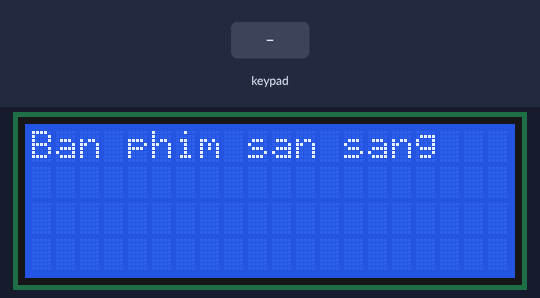
Simulated run of this program. Board: Raspberry Pi Pico running CircuitPython. On the bench: 20×4 character LCD. Inputs (shaded band) come from the test bench. USB keyboard and mouse output is not drawn.

Above: at 1.2 s.
1.3 s: keypad keys 1 2 # pressed 0.4 s apart
At 3.6 s:
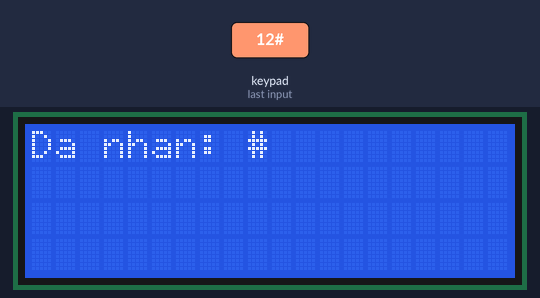
4.0 s: key 'A' pressed
At 5.3 s:
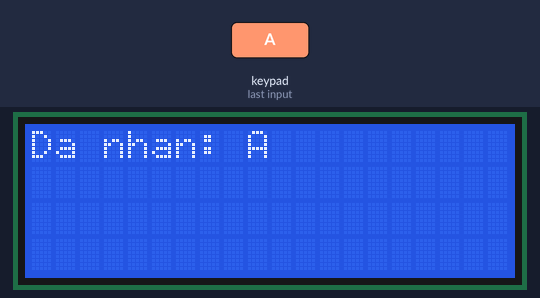
5.6 s: key 'B' pressed
7.2 s: keypad keys 1 2 * pressed 0.4 s apart
At 7.53 s:
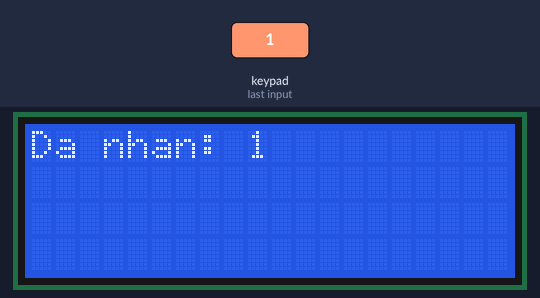
9.9 s: key 'C' pressed
11.5 s: keypad keys 1 2 D pressed 0.4 s apart
At 13.4 s:
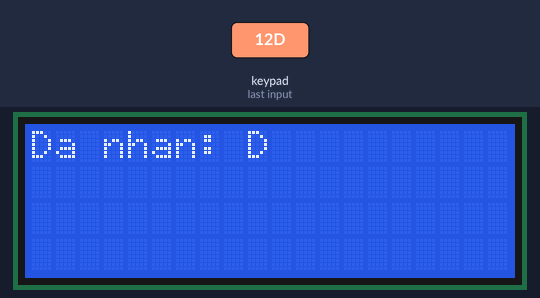
Timing chart, 0 to 14.9 s (numbered marks = the images above; inputs shaded):
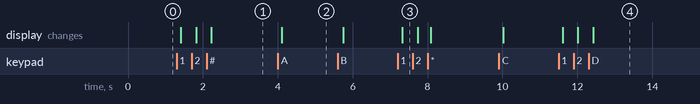

Measured:
- after the input at 1.3 s, the display: first changes after 0.10 s (image 1 shows a later state)
- after the input at 4.0 s, the display: changes after 0.10 s (image 2)
- after the input at 7.2 s, the display: changes after 0.13 s (image 3)
- after the input at 11.5 s, the display: first changes after 0.10 s (image 4 shows a later state)

The program:

B_n_ph_m__a_n_ng___Circuitpython_.py
```python
import board
import digitalio
import time
# Bàn phím
import adafruit_matrixkeypad
# Màn hình
import busio
from lcd.lcd import LCD, CursorMode
from lcd.i2c_pcf8574_interface import I2CPCF8574Interface

# Thêm thư viện adafruit_hid
import usb_hid
from adafruit_hid.keyboard import Keyboard
from adafruit_hid.keycode import Keycode

# Khai báo tình trạng kết nối
    # Bàn phím
cols = [digitalio.DigitalInOut(board.GP9),
        digitalio.DigitalInOut(board.GP8),
        digitalio.DigitalInOut(board.GP7),
        digitalio.DigitalInOut(board.GP6)]

rows = [digitalio.DigitalInOut(board.GP13),
        digitalio.DigitalInOut(board.GP12),
        digitalio.DigitalInOut(board.GP11),
        digitalio.DigitalInOut(board.GP10)]

keys = (('1', '2', '3', 'A'),
        ('4', '5', '6', 'B'),
        ('7', '8', '9', 'C'),
        ('*', '0', '#', 'D')) # Đảm bảo tất cả các khóa ở đây là chuỗi nếu key_map dùng chuỗi

keypad = adafruit_matrixkeypad.Matrix_Keypad(rows, cols, keys)	# Khởi tạo đối tượng Matrix_Keypad
    # Màn hình
i2c_scl = board.GP1
i2c_sda = board.GP0
i2c_address = 0x27
lcd_cols = 20
lcd_rows = 4
i2c = busio.I2C(scl=i2c_scl, sda=i2c_sda)
interface = I2CPCF8574Interface(i2c, i2c_address)
lcd = LCD(interface, num_rows=lcd_rows, num_cols=lcd_cols)
lcd.set_cursor_mode(CursorMode.HIDE)

# Khởi tạo đối tượng bàn phím HID
kbd = Keyboard(usb_hid.devices)

# Ánh xạ các phím với Keycode
# Bạn cần định nghĩa các Keycode phù hợp với nhu cầu của mình
# Ví dụ:
key_map = {
    '1': (Keycode.WINDOWS, Keycode.ONE),	# Mở ứng dụng ở vị trí đầu tiên
    '2': (Keycode.WINDOWS, Keycode.TWO),	# Mở ứng dụng ở vị trí thứ 2
    '3': (Keycode.WINDOWS, Keycode.THREE),	# Mở ứng dụng ở vị trí thứ 3
    'A': (Keycode.WINDOWS, Keycode.ALT, Keycode.R), # Quay/dừng màn hình
    '4': (Keycode.WINDOWS, Keycode.TAB),
    '5': Keycode.F11,	# Toàn màn hình
    '6': (Keycode.CONTROL, Keycode.SHIFT, Keycode.T), # Khôi phục cửa sổ trước
    'B': (Keycode.WINDOWS, Keycode.L),	# Khóa màn hình
    '7': (Keycode.CONTROL, Keycode.EQUALS),	# Phóng to
    '8': (Keycode.CONTROL, Keycode.MINUS),	# Thu nhỏ
    '9': (Keycode.WINDOWS, Keycode.PERIOD),	# Mở bảng emoiji
    'C': (Keycode.WINDOWS, Keycode.SHIFT, Keycode.S),	# Chụp 1 phần màn hình
    '*': (Keycode.WINDOWS, Keycode.CONTROL, Keycode.D),
    '0': (Keycode.WINDOWS, Keycode.CONTROL, Keycode.LEFT_ARROW),
    '#': (Keycode.WINDOWS, Keycode.CONTROL, Keycode.RIGHT_ARROW),
    'D': Keycode.F5
}

lcd.clear()
lcd.set_cursor_pos(0, 0)
lcd.print("Ban phim san sang")
while True:
    keys_pressed = keypad.pressed_keys
    if keys_pressed:
        for key in keys_pressed:
            if key in key_map:
                keycode_to_send = key_map[key]

                # Xử lý trường hợp tổ hợp phím (ví dụ: '1')
                if isinstance(keycode_to_send, tuple):
                    kbd.press(*keycode_to_send) # Giải nén tuple để nhấn nhiều phím cùng lúc
                    time.sleep(0.05) # Độ trễ nhỏ giữa nhấn và nhả tổ hợp phím
                    kbd.release_all() # Nhả tất cả các phím trong tổ hợp
                else:
                    kbd.press(keycode_to_send) # Nhấn một phím đơn
                    time.sleep(0.05) # Độ trễ nhỏ giữa nhấn và nhả một phím

                lcd.clear()
                lcd.print(f"Da nhan: {key}") # Hiển thị phím đã nhấn thay vì thông báo chung
                time.sleep(0.1) # Độ trễ ngắn để tránh nhấn kép
    else:
        # Nhả tất cả các phím khi không có phím nào được nhấn
        kbd.release_all()
    time.sleep(0.05) # Độ trễ nhỏ giữa các lần quét phím
```
